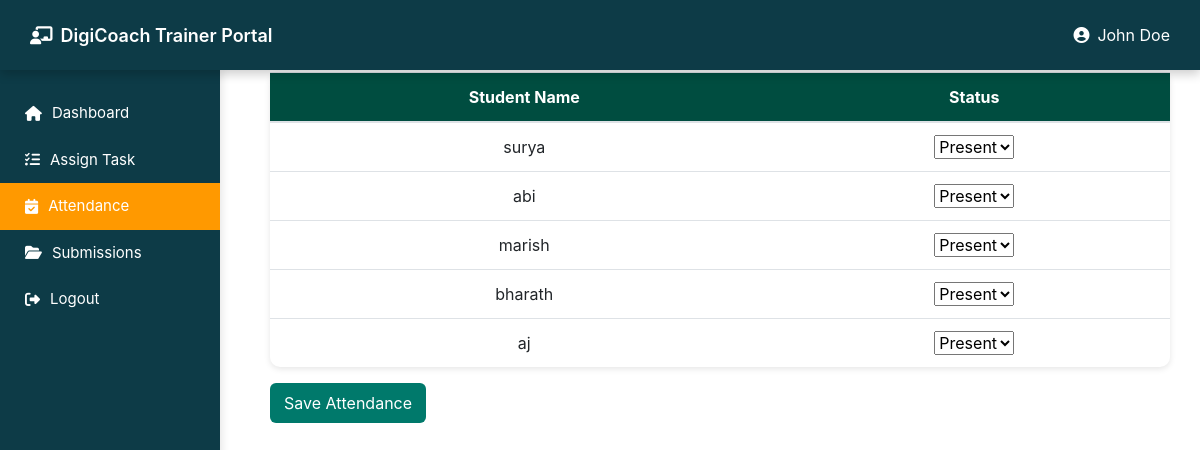
/trainer/mark_attendance.php (signed in), run on the app's committed database.
### tables this page shows
CREATE TABLE IF NOT EXISTS `student` (
  `id` int(11) NOT NULL AUTO_INCREMENT,
  `name` varchar(100) NOT NULL,
  `email` varchar(100) DEFAULT NULL,
  `password` varchar(255) NOT NULL,
  `course` varchar(100) DEFAULT NULL,
  PRIMARY KEY (`id`)
);

### trainer/mark_attendance.php (the view, shortened to what this page needs)
<?php
include '../db/connect.php';
$trainer_id = $_SESSION['user_id'];
$student_ids = [];
$rooms_query = mysqli_query($conn, "
    SELECT student1_id, student2_id, student3_id, student4_id, student5_id
    FROM training_rooms
    WHERE trainer_id='$trainer_id'
");
while ($room = mysqli_fetch_assoc($rooms_query)) {
    for ($i = 1; $i <= 5; $i++) {
        if (!empty($room["student{$i}_id"])) {
            $student_ids[] = $room["student{$i}_id"];
        }
    }
}
$student_ids = array_unique($student_ids);
$students = [];
if (!empty($student_ids)) {
    $ids_string = implode(',', $student_ids);
    $students_query = mysqli_query($conn, "SELECT id, name FROM student WHERE id IN ($ids_string)");
    while ($s = mysqli_fetch_assoc($students_query)) {
        $students[] = $s;
    }
}
?>
<!DOCTYPE html>
<html lang="en">
<head>
<link rel="stylesheet" href="../assets/css/trainer.css">
<link rel="stylesheet" href="https://maxcdn.bootstrapcdn.com/bootstrap/4.5.2/css/bootstrap.min.css">
<link rel="stylesheet" href="https://cdnjs.cloudflare.com/ajax/libs/font-awesome/6.4.0/css/all.min.css">
</head>
<body>
<?php include 'header.php'; ?>
<?php include 'sidebar.php'; ?>
<div class="content">
<h3>Mark Attendance</h3>
<?php if (!empty($students)) { ?>
<form method="POST">
<table class="table">
<thead><tr><th>Student Name</th><th>Status</th></tr></thead>
<tbody>
<?php foreach ($students as $s): ?>
<tr>
  <td><?= htmlspecialchars($s['name']); ?></td>
  <td>
    <select name="status[<?= $s['id']; ?>]">
      <option value="Present">Present</option>
    </select>
  </td>
</tr>
<?php endforeach; ?>
</tbody>
</table>
<button type="submit" name="attendance">Save Attendance</button>
</form>
<?php } else { ?>
<p>No students found under this trainer.</p>
<?php } ?>
</div>
</body>
</html>

### assets/css/trainer.css (style rules this page uses)
body { font-family: 'Inter', sans-serif; background: #f4f7fa; margin: 0; color: #0d3b47; }
.content { margin-left: 240px; padding: 100px 30px 30px; }

### trainer/mark_attendance.php (style rules this page uses)
.content { padding: 30px; }
.table { background: white; border-radius: 10px; box-shadow: 0 2px 6px rgba(0,0,0,0.1); }
.table th { background: #004d40; color: white; text-align: center; }
.table td { text-align: center; vertical-align: middle; }
button { background-color: #00796b; color: white; padding: 8px 14px; border: none; border-radius: 6px; cursor: pointer; }

### data on the page
student: name "surya", id "Present"
student: name "abi", id "Present"
student: name "marish", id "Present"
student: name "bharath", id "Present"
student: name "aj", id "Present"

### other printed values
$name "John Doe"
